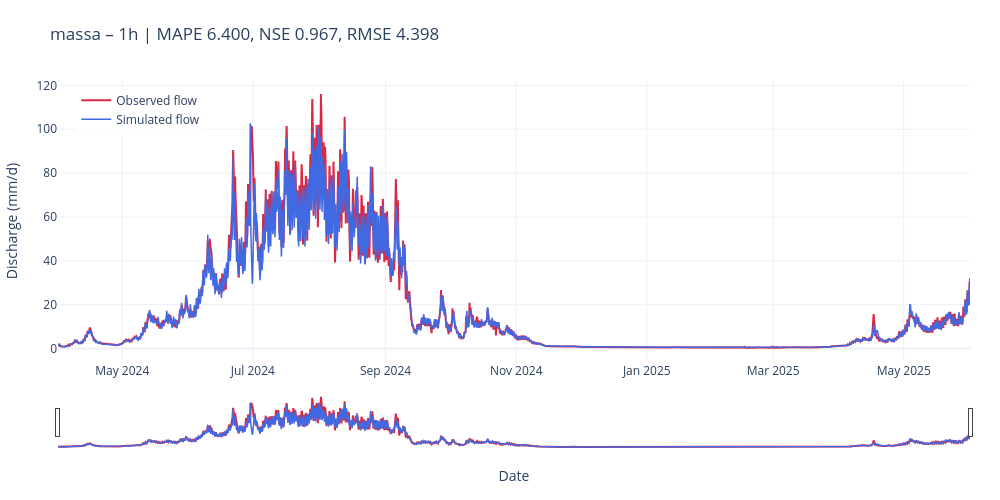

The cell this chart's notebook holds for it:
### Markdown cell above
Let's plot the model predictions vs. the observations

### Code cell
qobs=results['massa']['1h']['xr']['streamflow_obs']
qsim=results['massa']['1h']['xr']['streamflow_sim']
plot_hydrograph(
    qobs=qobs,
    qsim=qsim,
    results=results,
    basin='massa',
    freq='1h',
    plot_peaks=False  # turn on high-flow markers
)

### Figure 1 — Plotly figure (JSON) as saved in the notebook; plotly's stock layout.template omitted (floating-point values rounded to 4 significant figures; data arrays with more than 128 entries replaced by an {"elided": "..."} marker saying what was removed)
{"data": [{"line": {"color": "#da2843", "width": 2}, "mode": "lines", "name": "Observed flow", "type": "scatter", "x": {"elided": "10224 str values"}, "y": {"elided": "10224 float values"}}, {"line": {"color": "royalblue", "width": 1.5}, "mode": "lines", "name": "Simulated flow", "type": "scatter", "x": {"elided": "10224 str values"}, "y": {"elided": "10224 float values"}}], "layout": {"height": 500, "hovermode": "x unified", "legend": {"bgcolor": "rgba(255,255,255,0.8)", "x": 0.02, "y": 0.98}, "margin": {"b": 50, "l": 50, "r": 30, "t": 80}, "title": {"text": "massa – 1h | MAPE 6.400, NSE 0.967, RMSE 4.398"}, "width": 1000, "xaxis": {"rangeslider": {"visible": true}, "title": {"text": "Date"}}, "yaxis": {"title": {"text": "Discharge (mm/d)"}}}}
